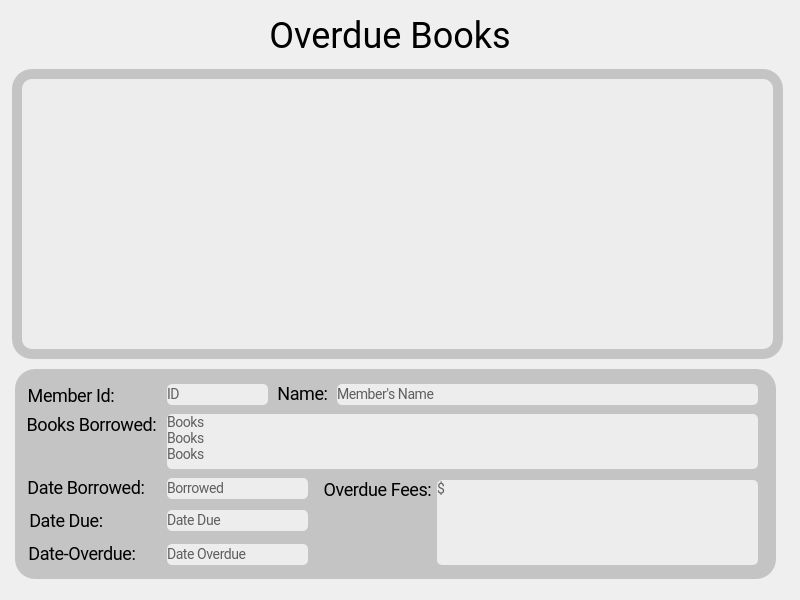
<?xml version="1.0" encoding="UTF-8"?>
<ui version="4.0">
 <class>overdue_books</class>
 <widget class="QDialog" name="overdue_books">
  <property name="geometry">
   <rect>
    <x>0</x>
    <y>0</y>
    <width>800</width>
    <height>600</height>
   </rect>
  </property>
  <property name="windowTitle">
   <string>Dialog</string>
  </property>
  <widget class="QLabel" name="labelDateOverdueText">
   <property name="geometry">
    <rect>
     <x>27</x>
     <y>543</y>
     <width>110</width>
     <height>22</height>
    </rect>
   </property>
   <property name="styleSheet">
    <string notr="true">/* Name: */


position: absolute;
width: 104px;
height: 28px;
left: 65px;
top: 136px;

font-family: Roboto;
font-style: normal;
font-weight: normal;
font-size: 18px;
line-height: 22px;
/* or 92% */

text-align: center;
letter-spacing: -0.408px;</string>
   </property>
   <property name="text">
    <string>Date-Overdue:</string>
   </property>
   <property name="alignment">
    <set>Qt::AlignCenter</set>
   </property>
  </widget>
  <widget class="QLabel" name="labelBoarderReport2">
   <property name="geometry">
    <rect>
     <x>15</x>
     <y>369</y>
     <width>761</width>
     <height>210</height>
    </rect>
   </property>
   <property name="styleSheet">
    <string notr="true">position: absolute;
width: 613px;
height: 104px;
left: 34px;
top: 112px;

background: #C4C4C4;
border-radius: 20px;</string>
   </property>
   <property name="text">
    <string/>
   </property>
  </widget>
  <widget class="QListWidget" name="ItemOverdueList">
   <property name="geometry">
    <rect>
     <x>22</x>
     <y>79</y>
     <width>751</width>
     <height>270</height>
    </rect>
   </property>
   <property name="styleSheet">
    <string notr="true">/*Widget Book Style Sheet*/

position: absolute;
width: 328.88px;
height: 258.34px;
left: 25.53px;
top: 154.21px;

background: #EDEDED;
border-radius: 10px; 

font-family: Roboto;
font-style: normal;
font-weight: normal;</string>
   </property>
  </widget>
  <widget class="QLabel" name="labelMemberIDText">
   <property name="geometry">
    <rect>
     <x>27</x>
     <y>385</y>
     <width>88</width>
     <height>22</height>
    </rect>
   </property>
   <property name="styleSheet">
    <string notr="true">/* Name: */


position: absolute;
width: 104px;
height: 28px;
left: 65px;
top: 136px;

font-family: Roboto;
font-style: normal;
font-weight: normal;
font-size: 18px;
line-height: 22px;
/* or 92% */

text-align: center;
letter-spacing: -0.408px;</string>
   </property>
   <property name="text">
    <string>Member Id:</string>
   </property>
   <property name="alignment">
    <set>Qt::AlignCenter</set>
   </property>
  </widget>
  <widget class="QLabel" name="labelDateDateText">
   <property name="geometry">
    <rect>
     <x>28</x>
     <y>510</y>
     <width>76</width>
     <height>22</height>
    </rect>
   </property>
   <property name="styleSheet">
    <string notr="true">/* Name: */


position: absolute;
width: 104px;
height: 28px;
left: 65px;
top: 136px;

font-family: Roboto;
font-style: normal;
font-weight: normal;
font-size: 18px;
line-height: 22px;
/* or 92% */

text-align: center;
letter-spacing: -0.408px;</string>
   </property>
   <property name="text">
    <string>Date Due:</string>
   </property>
   <property name="alignment">
    <set>Qt::AlignCenter</set>
   </property>
  </widget>
  <widget class="QLabel" name="lbOdDue">
   <property name="geometry">
    <rect>
     <x>167</x>
     <y>510</y>
     <width>141</width>
     <height>21</height>
    </rect>
   </property>
   <property name="styleSheet">
    <string notr="true">/*Border 2 */


position: absolute;
width: 560px;
height: 45px;
left: 53px;
top: 142px;

background: #EDEDED;
border-radius: 5px;

/*Text*/

position: absolute;
width: 305px;
height: 31px;
left: 115px;
top: 153px;

font-family: Roboto;
font-style: normal;
font-weight: normal;
font-size: 14px;
line-height: 22px;
/* or 92% */

letter-spacing: -0.408px;

color: #605E5E;</string>
   </property>
   <property name="text">
    <string>Date Due</string>
   </property>
   <property name="margin">
    <number>3</number>
   </property>
  </widget>
  <widget class="QLabel" name="lbOddateBorrowed">
   <property name="geometry">
    <rect>
     <x>167</x>
     <y>478</y>
     <width>141</width>
     <height>21</height>
    </rect>
   </property>
   <property name="styleSheet">
    <string notr="true">/*Border 2 */


position: absolute;
width: 560px;
height: 45px;
left: 53px;
top: 142px;

background: #EDEDED;
border-radius: 5px;

/*Text*/

position: absolute;
width: 305px;
height: 31px;
left: 115px;
top: 153px;

font-family: Roboto;
font-style: normal;
font-weight: normal;
font-size: 14px;
line-height: 22px;
/* or 92% */

letter-spacing: -0.408px;

color: #605E5E;</string>
   </property>
   <property name="text">
    <string>Borrowed</string>
   </property>
   <property name="margin">
    <number>3</number>
   </property>
  </widget>
  <widget class="QLabel" name="lbOdbooksBorrowed">
   <property name="geometry">
    <rect>
     <x>167</x>
     <y>414</y>
     <width>591</width>
     <height>55</height>
    </rect>
   </property>
   <property name="styleSheet">
    <string notr="true">/*Border 2 */


position: absolute;
width: 560px;
height: 45px;
left: 53px;
top: 142px;

background: #EDEDED;
border-radius: 5px;

/*Text*/

position: absolute;
width: 305px;
height: 31px;
left: 115px;
top: 153px;

font-family: Roboto;
font-style: normal;
font-weight: normal;
font-size: 14px;
line-height: 22px;
/* or 92% */

letter-spacing: -0.408px;

color: #605E5E;</string>
   </property>
   <property name="text">
    <string>Books 
Books 
Books</string>
   </property>
   <property name="alignment">
    <set>Qt::AlignLeading|Qt::AlignLeft|Qt::AlignTop</set>
   </property>
   <property name="margin">
    <number>3</number>
   </property>
  </widget>
  <widget class="QLabel" name="lbOdName">
   <property name="geometry">
    <rect>
     <x>337</x>
     <y>384</y>
     <width>421</width>
     <height>21</height>
    </rect>
   </property>
   <property name="styleSheet">
    <string notr="true">/*Border 2 */


position: absolute;
width: 560px;
height: 45px;
left: 53px;
top: 142px;

background: #EDEDED;
border-radius: 5px;

/*Text*/

position: absolute;
width: 305px;
height: 31px;
left: 115px;
top: 153px;

font-family: Roboto;
font-style: normal;
font-weight: normal;
font-size: 14px;
line-height: 22px;
/* or 92% */

letter-spacing: -0.408px;

color: #605E5E;</string>
   </property>
   <property name="text">
    <string>Member's Name</string>
   </property>
   <property name="margin">
    <number>3</number>
   </property>
  </widget>
  <widget class="QLabel" name="lbOdmebID">
   <property name="geometry">
    <rect>
     <x>167</x>
     <y>384</y>
     <width>101</width>
     <height>21</height>
    </rect>
   </property>
   <property name="styleSheet">
    <string notr="true">/*Border 2 */


position: absolute;
width: 560px;
height: 45px;
left: 53px;
top: 142px;

background: #EDEDED;
border-radius: 5px;

/*Text*/

position: absolute;
width: 305px;
height: 31px;
left: 115px;
top: 153px;

font-family: Roboto;
font-style: normal;
font-weight: normal;
font-size: 14px;
line-height: 22px;
/* or 92% */

letter-spacing: -0.408px;

color: #605E5E;</string>
   </property>
   <property name="text">
    <string>ID</string>
   </property>
   <property name="margin">
    <number>3</number>
   </property>
  </widget>
  <widget class="QLabel" name="lbOdFees">
   <property name="geometry">
    <rect>
     <x>437</x>
     <y>480</y>
     <width>321</width>
     <height>85</height>
    </rect>
   </property>
   <property name="styleSheet">
    <string notr="true">/*Border 2 */


position: absolute;
width: 560px;
height: 45px;
left: 53px;
top: 142px;

background: #EDEDED;
border-radius: 5px;

/*Text*/

position: absolute;
width: 305px;
height: 31px;
left: 115px;
top: 153px;

font-family: Roboto;
font-style: normal;
font-weight: normal;
font-size: 14px;
line-height: 22px;
/* or 92% */

letter-spacing: -0.408px;

color: #605E5E;</string>
   </property>
   <property name="text">
    <string>$</string>
   </property>
   <property name="alignment">
    <set>Qt::AlignLeading|Qt::AlignLeft|Qt::AlignTop</set>
   </property>
   <property name="margin">
    <number>3</number>
   </property>
  </widget>
  <widget class="QLabel" name="lbOdoverdue">
   <property name="geometry">
    <rect>
     <x>167</x>
     <y>544</y>
     <width>141</width>
     <height>21</height>
    </rect>
   </property>
   <property name="styleSheet">
    <string notr="true">/*Border 2 */


position: absolute;
width: 560px;
height: 45px;
left: 53px;
top: 142px;

background: #EDEDED;
border-radius: 5px;

/*Text*/

position: absolute;
width: 305px;
height: 31px;
left: 115px;
top: 153px;

font-family: Roboto;
font-style: normal;
font-weight: normal;
font-size: 14px;
line-height: 22px;
/* or 92% */

letter-spacing: -0.408px;

color: #605E5E;</string>
   </property>
   <property name="text">
    <string>Date Overdue</string>
   </property>
   <property name="margin">
    <number>3</number>
   </property>
  </widget>
  <widget class="QLabel" name="labelOverdueFeesText">
   <property name="geometry">
    <rect>
     <x>317</x>
     <y>479</y>
     <width>121</width>
     <height>22</height>
    </rect>
   </property>
   <property name="styleSheet">
    <string notr="true">/* Name: */


position: absolute;
width: 104px;
height: 28px;
left: 65px;
top: 136px;

font-family: Roboto;
font-style: normal;
font-weight: normal;
font-size: 18px;
line-height: 22px;
/* or 92% */

text-align: center;
letter-spacing: -0.408px;</string>
   </property>
   <property name="text">
    <string>Overdue Fees:</string>
   </property>
   <property name="alignment">
    <set>Qt::AlignCenter</set>
   </property>
  </widget>
  <widget class="QLabel" name="labelBookOverdueText">
   <property name="geometry">
    <rect>
     <x>240</x>
     <y>10</y>
     <width>300</width>
     <height>51</height>
    </rect>
   </property>
   <property name="styleSheet">
    <string notr="true">/*Text*/

position: absolute;
width: 164px;
height: 56px;
left: 112px;
top: 47px;

font-family: Roboto;
font-style: normal;
font-weight: normal;
font-size: 36px;
line-height: 56px;
display: flex;
align-items: center;
text-align: center;</string>
   </property>
   <property name="text">
    <string>Overdue Books</string>
   </property>
   <property name="alignment">
    <set>Qt::AlignCenter</set>
   </property>
  </widget>
  <widget class="QLabel" name="labelMemberNameText">
   <property name="geometry">
    <rect>
     <x>277</x>
     <y>383</y>
     <width>51</width>
     <height>22</height>
    </rect>
   </property>
   <property name="styleSheet">
    <string notr="true">/* Name: */


position: absolute;
width: 104px;
height: 28px;
left: 65px;
top: 136px;

font-family: Roboto;
font-style: normal;
font-weight: normal;
font-size: 18px;
line-height: 22px;
/* or 92% */

text-align: center;
letter-spacing: -0.408px;</string>
   </property>
   <property name="text">
    <string>Name:</string>
   </property>
   <property name="alignment">
    <set>Qt::AlignCenter</set>
   </property>
  </widget>
  <widget class="QLabel" name="labelBoarderReport1">
   <property name="geometry">
    <rect>
     <x>12</x>
     <y>69</y>
     <width>771</width>
     <height>290</height>
    </rect>
   </property>
   <property name="styleSheet">
    <string notr="true">position: absolute;
width: 613px;
height: 104px;
left: 34px;
top: 112px;

background: #C4C4C4;
border-radius: 20px;</string>
   </property>
   <property name="text">
    <string/>
   </property>
   <property name="alignment">
    <set>Qt::AlignCenter</set>
   </property>
  </widget>
  <widget class="QLabel" name="labelBooksBorrowedText">
   <property name="geometry">
    <rect>
     <x>27</x>
     <y>414</y>
     <width>129</width>
     <height>22</height>
    </rect>
   </property>
   <property name="styleSheet">
    <string notr="true">/* Name: */


position: absolute;
width: 104px;
height: 28px;
left: 65px;
top: 136px;

font-family: Roboto;
font-style: normal;
font-weight: normal;
font-size: 18px;
line-height: 22px;
/* or 92% */

text-align: center;
letter-spacing: -0.408px;</string>
   </property>
   <property name="text">
    <string>Books Borrowed:</string>
   </property>
   <property name="alignment">
    <set>Qt::AlignCenter</set>
   </property>
  </widget>
  <widget class="QLabel" name="labelDateBorrowedText">
   <property name="geometry">
    <rect>
     <x>27</x>
     <y>477</y>
     <width>118</width>
     <height>22</height>
    </rect>
   </property>
   <property name="styleSheet">
    <string notr="true">/* Name: */


position: absolute;
width: 104px;
height: 28px;
left: 65px;
top: 136px;

font-family: Roboto;
font-style: normal;
font-weight: normal;
font-size: 18px;
line-height: 22px;
/* or 92% */

text-align: center;
letter-spacing: -0.408px;</string>
   </property>
   <property name="text">
    <string>Date Borrowed:</string>
   </property>
   <property name="alignment">
    <set>Qt::AlignCenter</set>
   </property>
  </widget>
  <zorder>labelBoarderReport2</zorder>
  <zorder>labelBoarderReport1</zorder>
  <zorder>labelDateOverdueText</zorder>
  <zorder>ItemOverdueList</zorder>
  <zorder>labelMemberIDText</zorder>
  <zorder>labelDateDateText</zorder>
  <zorder>lbOdDue</zorder>
  <zorder>lbOddateBorrowed</zorder>
  <zorder>lbOdbooksBorrowed</zorder>
  <zorder>lbOdName</zorder>
  <zorder>lbOdmebID</zorder>
  <zorder>lbOdFees</zorder>
  <zorder>lbOdoverdue</zorder>
  <zorder>labelOverdueFeesText</zorder>
  <zorder>labelBookOverdueText</zorder>
  <zorder>labelMemberNameText</zorder>
  <zorder>labelBooksBorrowedText</zorder>
  <zorder>labelDateBorrowedText</zorder>
 </widget>
 <resources/>
 <connections/>
</ui>
